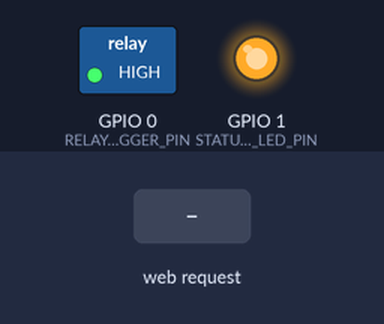
This sketch was run on a simulated ESP8266 (NodeMCU). Parts: switched loads named in the sketch (green lamp = pin HIGH), output pins drawn as LEDs (lit = HIGH). The inputs (shaded band) are chosen by the test bench. WiFi joins after 1.5 s; servers stay silent unless stated; what the sketch prints to the serial monitor is not drawn.

Above: at 2.7 s.
2.8 s: HTTP request GET / received
At 3.1 s:
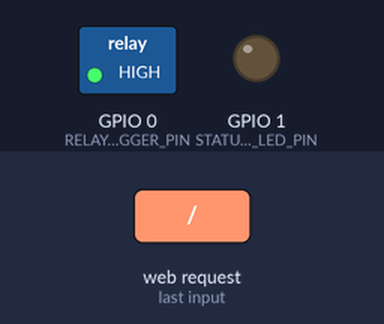
4.3 s: HTTP request GET /on received
At 5.4 s:
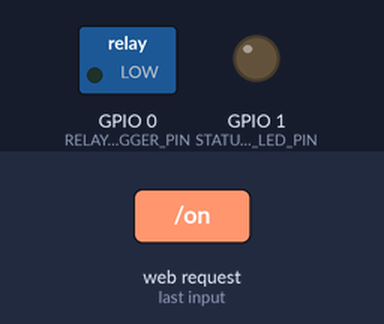
5.8 s: HTTP request GET /off received
At 6.6 s:
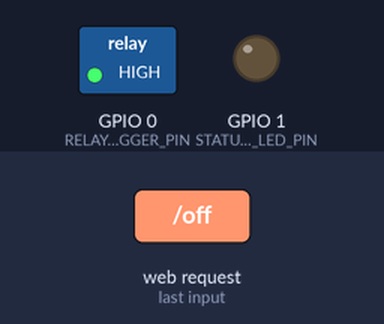
Timing chart, 0 to 8.8 s (numbered marks = the images above; inputs shaded):
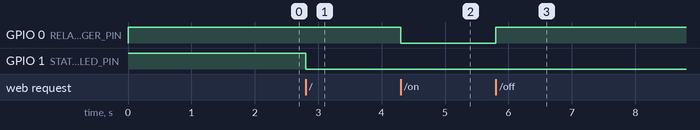

Measured:
- after the input at 2.8 s, GPIO 1 (STATUS_DSPLAY_LED_PIN): HIGH → LOW at once
- after the input at 4.3 s, GPIO 0 (RELAY_TRIGGER_PIN): HIGH → LOW at once
- after the input at 5.8 s, GPIO 0 (RELAY_TRIGGER_PIN): LOW → HIGH at once

The sketch:

RemoteAC.ino
```cpp
#include <ESP8266WiFi.h>
#include <WiFiClient.h>
#include <ESP8266WebServer.h>
#include <ESP8266mDNS.h>

#ifndef STASSID
#define STASSID "U+NetC760"
#define STAPSK "392J$F66C2"
#endif

#define RELAY_TRIGGER_PIN 0
#define STATUS_DSPLAY_LED_PIN 1

#define SERAIL_BAUD_RATE 9600

const char *ssid = STASSID;
const char *password = STAPSK;

ESP8266WebServer server(80);

void RootHandler()
{
    digitalWrite(STATUS_DSPLAY_LED_PIN, true);
    server.send(200, "text/plain", "System root page\r\n");
    digitalWrite(STATUS_DSPLAY_LED_PIN, false);
}

void handleNotFound()
{
    digitalWrite(STATUS_DSPLAY_LED_PIN, true);
    String message = "File Not Found\n\n";
    message += "\nURI: " + server.uri();
    message += "    - Method: " + (server.method() == HTTP_GET) ? "GET" : "POST";
    message += "    - Arguments: " + server.args();
    for (uint8_t i = 0; i < server.args(); i++)
    {
        message += " " + server.argName(i) + ": " + server.arg(i);
    }

    server.send(404, "text/plain", message);
    digitalWrite(STATUS_DSPLAY_LED_PIN, false);
}

void setup(void)
{
    pinMode(STATUS_DSPLAY_LED_PIN, OUTPUT);
    pinMode(RELAY_TRIGGER_PIN, OUTPUT);

    digitalWrite(STATUS_DSPLAY_LED_PIN, true);
    digitalWrite(RELAY_TRIGGER_PIN, true);

    WiFi.mode(WIFI_STA);

    Serial.begin(SERAIL_BAUD_RATE);
    WiFi.begin(ssid, password);

    Serial.print("Wait for connect");
    // Wait for connection
    while (WiFi.status() != WL_CONNECTED)
    {
        Serial.print(".");
        delay(500);
    }

    Serial.println("");
    Serial.print("Connected to ");
    Serial.println(ssid);
    Serial.print("IP address: ");
    Serial.println(WiFi.localIP());

    if (MDNS.begin("esp8266"))
    {
        Serial.println("MDNS responder started");
    }

    server.on("/", RootHandler);
    server.on("/on", []()
    {
        digitalWrite(RELAY_TRIGGER_PIN, false);
        server.send(200, "text/plain", "on");
    });
    server.on("/off", []()
    {
        digitalWrite(RELAY_TRIGGER_PIN, true);
        server.send(200, "text/plain", "off");
    });

    server.onNotFound(handleNotFound);
    server.begin();
    Serial.println("HTTP server started");
}

void loop()
{
    server.handleClient();
    MDNS.update();
}
```
